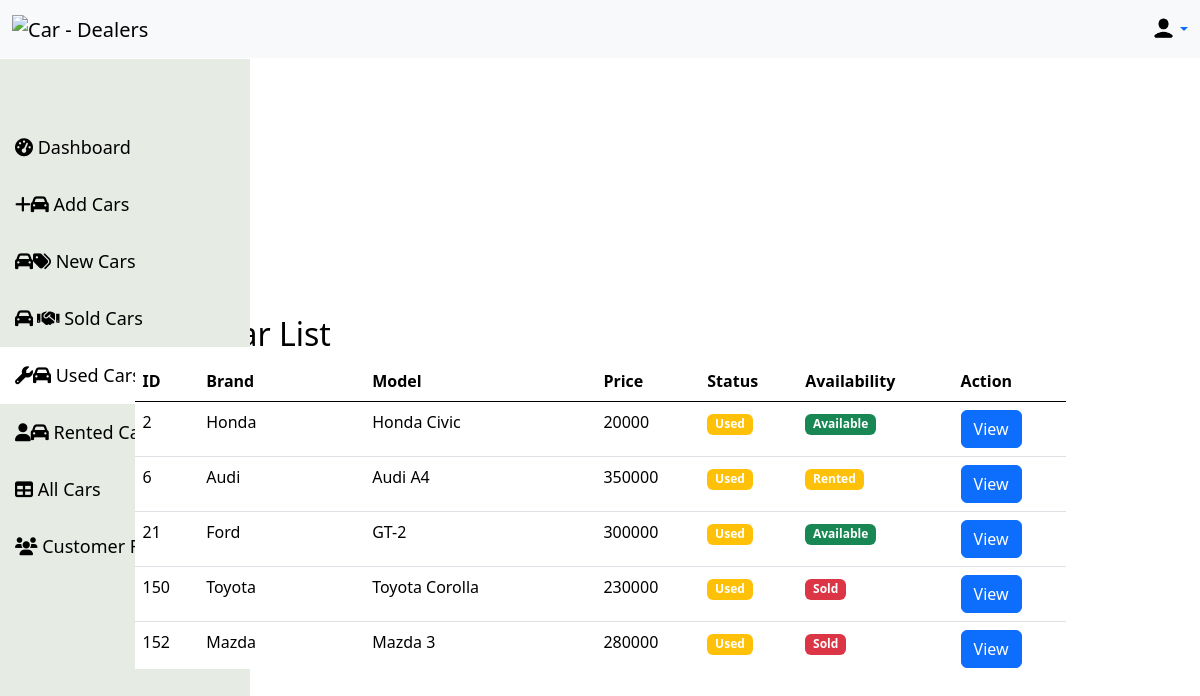
/view/seller/Used_Car.php (signed in), run on the app's committed database.
### tables this page shows
CREATE TABLE `car` (
  `id` int(50) NOT NULL,
  `model` varchar(50) NOT NULL,
  `brand` varchar(50) NOT NULL,
  `status` varchar(50) NOT NULL,
  `original_price` varchar(50) NOT NULL DEFAULT '0',
  `user_id` int(50) NOT NULL,
  `availability` varchar(50) NOT NULL,
  `date` date DEFAULT NULL
);

### routes.php (called while the page is built, shortened)
<?php
$routes = [
    'INDEX' => '/Car_Shop_Management_System/index.php',
    '500_error' => '/Car_Shop_Management_System/500.php',
    'login' => '/Car_Shop_Management_System/view/Login.php',
    'signup_decider' => '/Car_Shop_Management_System/view/Signup_Decider.php',
    'seller_signup' => '/Car_Shop_Management_System/view/seller/Seller_Signup.php',
    'seller_dashboard' => '/Car_Shop_Management_System/view/seller/Seller_Dashboard.php',
    'seller_add_cars' => '/Car_Shop_Management_System/view/seller/Add_Car.php',
    'seller_new_cars' => '/Car_Shop_Management_System/view/seller/New_Car.php',
    'seller_used_cars' => '/Car_Shop_Management_System/view/seller/Used_Car.php',
    'seller_rented_cars' => '/Car_Shop_Management_System/view/seller/Rented_Car.php',
    'seller_all_cars' => '/Car_Shop_Management_System/view/seller/All_Cars.php',
    'seller_car_requests' => '/Car_Shop_Management_System/view/seller/Customer_Requests.php',
    'seller_view_car' => '/Car_Shop_Management_System/view/seller/View_Car.php',
    'seller_edit_car' => '/Car_Shop_Management_System/view/seller/Edit_Car.php',
    'seller_sold_car' => '/Car_Shop_Management_System/view/seller/Sold_Car.php',
    'seller_all_comments' => '/Car_Shop_Management_System/view/seller/All_Comments.php',
];
$image_routes = [
    'contact' => '/Car_Shop_Management_System/view/static/image/contact.jpg',
    'seller_image' => '/Car_Shop_Management_System/view/static/image/seller.jpg',
    'user_icon' => '/Car_Shop_Management_System/view/static/image/user.png',
];
?>

### model/CarRepo.php (called while the page is built, shortened)
<?php
function findAllCarsByUserID($id)
{
    $conn = db_conn();
    $selectQuery = 'SELECT * FROM `car` WHERE `user_id` = '.$id;
    try {
        $result = $conn->query($selectQuery);
        $rows = array();
        while ($row = $result->fetch_assoc()) {
            $rows[] = $row;
        }
        return $rows;
    } catch (Exception $e) {
        echo "Error: " . $e->getMessage();
        return null;
    } finally {
        $conn->close();
    }
}

### view/seller/ColorGenerator.php (called while the page is built, shortened)
<?php
function Availability_Badge_Color($data){
    $availabilityColor = '';
    if ($data === "Available") {
        $availabilityColor = 'bg-success';
    } elseif ($data === "Rented") {
        $availabilityColor = 'bg-warning';
    } elseif ($data === "Sold") {
        $availabilityColor = 'bg-danger';
    }
    return $availabilityColor;
}
function Status_Badge_Color($data){
    $statusColor = '';
    if ($data === "Brand New") {
        $statusColor = 'bg-success';
    } elseif ($data === "Used") {
        $statusColor = 'bg-warning';
    }
    return $statusColor;
}

### view/seller/Used_Car.php (the view, shortened to what this page needs)
<?php
require '../../routes.php';
$Dashboard_page = $routes['seller_dashboard'];
$user_icon = $image_routes['user_icon'];
$Add_cars_page = $routes['seller_add_cars'];
$New_cars_List_page = $routes['seller_new_cars'];
$Sold_cars_List_page = $routes['seller_sold_car'];
$Used_cars_List_page = $routes['seller_used_cars'];
$Rented_cars_List_page = $routes['seller_rented_cars'];
$All_cars_List_page =  $routes['seller_all_cars'];
$Customer_Requests_List_page = $routes['seller_car_requests'];
$Cars_View_page = $routes['seller_view_car'];
$user_id = $_SESSION['user_id'];
?>
    <!DOCTYPE html>
    <html lang="en">
<head>
    <link href="https://cdnjs.cloudflare.com/ajax/libs/font-awesome/6.0.0-beta3/css/all.min.css" rel="stylesheet">
    <link href="https://cdn.jsdelivr.net/npm/bootstrap@5.0.2/dist/css/bootstrap.min.css" rel="stylesheet">
    <link rel="stylesheet" href="../css/style.css">
    <link rel="stylesheet" href="../css/layout.css">
    <link rel="stylesheet" href="../css/dashboard_dropdown.css">
    <link rel="stylesheet" href="../css/health_card.css">
</head>
<body>
<div class="main_container">
    <div id="navbar" class="division_b">
        <nav class="navbar navbar-expand-lg navbar-light bg-body-tertiary">
            <div class="container-fluid">
                <div class="collapse navbar-collapse" id="navbarSupportedContent">
                    <a class="navbar-brand mt-2 mt-lg-0" href="#">
                        <img
                            src=""
                            height="15"
                            alt="Car - Dealers"
                            loading="lazy"
                        />
                    </a>
                </div>
                <div class="d-flex align-items-center">
                    <div class="dropdown">
                        <a
                            data-mdb-dropdown-init
                            class="dropdown-toggle d-flex align-items-center hidden-arrow"
                            href="#"
                            id="navbarDropdownMenuAvatar"
                            role="button"
                            aria-expanded="false"
                            onclick="toggleDropdown()"
                        >
                            <img
                                src="<?php echo $user_icon; ?>"
                                class="rounded-circle"
                                height="25"
                                alt="Black and White Portrait of a Man"
                                loading="lazy"
                            />
                        </a>
                    </div>
                </div>
            </div>
        </nav>
    </div>
    <div class="division_d">
        <div id="myDrawer" class="drawer">
            <a href="<?php echo $Dashboard_page; ?>"><span class="fas fa-tachometer-alt"></span> Dashboard</a>
            <a href="<?php echo $Add_cars_page; ?>"><span class="fas fa-plus"></span><span class="fas fa-car"></span> Add Cars</a>
            <a href="<?php echo $New_cars_List_page; ?>"><span class="fas fa-car"></span><span class="fas fa-tags"></span> New Cars </a>
            <a href="<?php echo $Sold_cars_List_page; ?>"><span class="fas fa-car"></span><i class="fa-solid fa-handshake" style="margin-left: 4px;"></i></span> Sold Cars
            </a>
            <a class="bg-white" href="<?php echo $Used_cars_List_page; ?>"><span class="fas fa-wrench"></span><span class="fas fa-car"></span> Used Cars</a>
            <a href="<?php echo $Rented_cars_List_page; ?>"><span class="fas fa-user"></span><span class="fas fa-car"></span> Rented Cars</a>
            <a href="<?php echo $All_cars_List_page; ?>"><span class="fas fa-table"></span> All Cars</a>
            <a href="<?php echo $Customer_Requests_List_page; ?>"><span class="fas fa-users"></span> Customer Requests</a>
        </div>
    </div>
    <div class="division_a" style="overflow-x: auto; width: 955px; height: 476px;">
        <div class="container table-container">
            <h2 id="table_name" style="">Used Car List</h2>
            <table id="car-table" class="table table-hover">
                <thead>
                <tr>
                    <th>ID</th>
                    <th>Brand</th>
                    <th>Model</th>
                    <th>Price</th>
                    <th>Status</th>
                    <th>Availability</th>
                    <th style="text-align: left;">Action</th>
                </tr>
                </thead>
                <tbody id="car-list">
                <?php
                include '../../model/CarRepo.php';
                include './ColorGenerator.php';
                $rows = findAllCarsByUserID($user_id);
                foreach ($rows as $row) {
                    if($row['status'] === "Used"){
                        $availabilityColor = Availability_Badge_Color($row['availability']);
                        $statusColor = Status_Badge_Color($row['status']);
                        echo "<tr>";
                        echo "<td>{$row['id']}</td>";
                        echo "<td>{$row['brand']}</td>";
                        echo "<td>{$row['model']}</td>";
                        echo "<td>{$row['original_price']}</td>";
                        echo "<td><span class='badge {$statusColor}'>{$row['status']}</span></td>";
                        echo "<td><span class='badge {$availabilityColor}'>{$row['availability']}</span></td>";
                        echo "<td>";
                        echo "<form action='$Cars_View_page' method='post' style='display: inline-block;'>
                                <input hidden type='number' id='view_id' name='view_id' value='{$row['id']}' />
                                <button type='submit' class='btn btn-primary edit-btn' data-id='{$row['id']}'>View</button>
                              </form>
                              ";
                        echo "</td>";
                        echo "</tr>";
                    }
                }
                ?>
                </tbody>
            </table>
        </div>
    </div>
</div>
</body>
    </html><?php

### view/css/layout.css (style rules this page uses)
.main_container { display: grid; grid-template-columns:repeat(12, 1fr); grid-template-rows: repeat(6, 1fr); grid-template-areas: "b b b b b b b b b b b b" "d d d a a a a a a e e e" "d d d a a a a a a e e e" "d d d a a a a a a e e e" "d d d a a a a a a e e e" "c c c c c c c c c c c c"; height: 90vh; }
.division_a { grid-area: a; display: flex; flex-direction: column; flex-wrap: wrap; justify-content: center; align-items: center; }
.division_b { grid-area: b; width: 100%; height: 70%; justify-content: space-evenly; align-items: stretch; }
.division_d { grid-area: d; //background-color: #b8072f; width: 100%; height: 70%; justify-content: space-evenly; align-items: stretch; }

### view/css/dashboard_dropdown.css (style rules this page uses)
.dropdown { position: relative; display: inline-block; }

### view/css/health_card.css (style rules this page uses)
body { background: #eeeded; }

### view/seller/Used_Car.php (style rules this page uses)
body { margin: 0; font-family: 'Arial', sans-serif; overflow-x: hidden; background: #eeeded; }
.drawer { height: 100%; width: 250px; position: fixed; z-index: 1; top: 0; left: 0; background-color: #e6ebe4; padding-top: 60px; transition: 0.5s; margin-top: 59px; }
.drawer a { padding: 15px; text-decoration: none; font-size: 18px; color: #000; display: block; transition: 0.3s; }
#car-table { position: sticky; top: 40px; background-color: #fff; z-index: 1; }
thead { top: -3px; }
.table-container { max-height: 400px; overflow-y: auto; border: 0px solid #ddd; border-radius: 10px; scrollbar-width: none; -ms-overflow-style: none; }
#table_name { position: sticky; margin-top: 46px; top: -8px; }

### data on the page
car: id "2", brand "Honda", model "Honda Civic", original_price "20000", status "Used", availability "Available"
car: id "6", brand "Audi", model "Audi A4", original_price "350000", status "Used", availability "Rented"
car: id "21", brand "Ford", model "GT-2", original_price "300000", status "Used", availability "Available"
car: id "150", brand "Toyota", model "Toyota Corolla", original_price "230000", status "Used", availability "Sold"
car: id "152", brand "Mazda", model "Mazda 3", original_price "280000", status "Used", availability "Sold"
